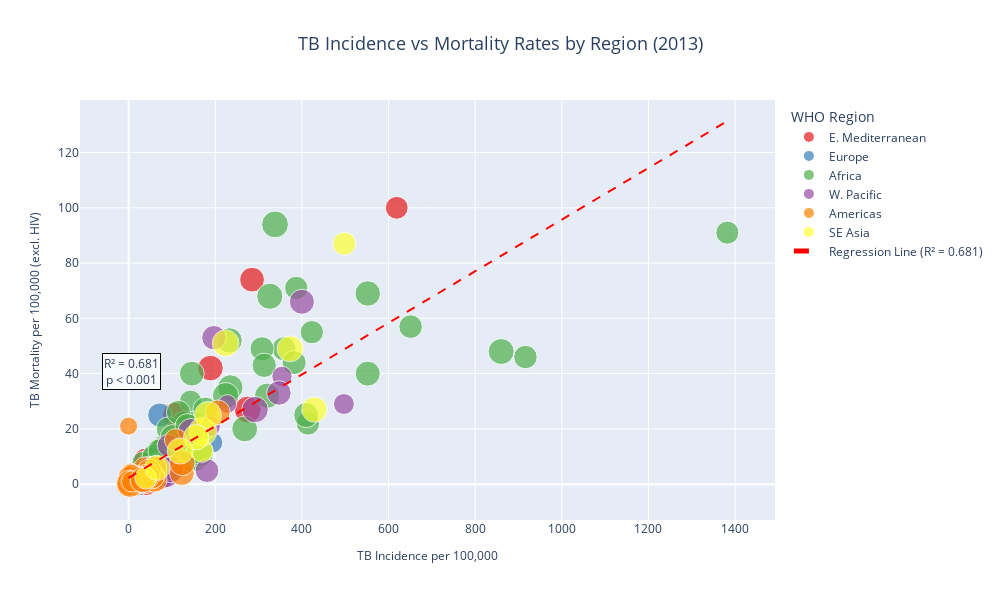

Notebook source saved alongside this figure:
### Code cell
def create_incidence_mortality_scatter(df: pd.DataFrame) -> go.Figure:
    """
    Create scatter plot of incidence vs mortality rates with regression line
    """
    # Import scipy for regression
    try:
        from scipy import stats
    except ImportError:
        print("⚠ scipy not available, creating plot without regression line")
        stats = None
    
    # Prepare data for latest year with both metrics
    latest_year = df['year'].max() 
    df_scatter = df[df['year'] == latest_year].copy()
    df_scatter = df_scatter.dropna(subset=['incidence_per100k', 'mortality_per100k_excl_hiv', 'population', 'region'])
    
    # Map region codes for better display
    region_mapping = {
        'AFR': 'Africa', 'AMR': 'Americas', 'EMR': 'E. Mediterranean',
        'EUR': 'Europe', 'SEA': 'SE Asia', 'WPR': 'W. Pacific'
    }
    df_scatter['region_full'] = df_scatter['region'].map(region_mapping).fillna(df_scatter['region'])
    
    # Create matplotlib version first
    fig_mpl, ax = plt.subplots(figsize=(12, 8))
    
    # Create scatter plot with different colors for regions
    regions = df_scatter['region_full'].unique()
    colors = plt.cm.Set1(np.linspace(0, 1, len(regions)))
    
    for i, region in enumerate(regions):
        region_data = df_scatter[df_scatter['region_full'] == region]
        sizes = np.log10(region_data['population']) * 20  # Size based on population
        ax.scatter(region_data['incidence_per100k'], region_data['mortality_per100k_excl_hiv'], 
                  c=[colors[i]], s=sizes, alpha=0.7, label=region, edgecolors='black', linewidth=0.5)
    
    # Add regression line if scipy available
    if stats:
        valid_data = df_scatter[['incidence_per100k', 'mortality_per100k_excl_hiv']].dropna()
        if len(valid_data) > 1:
            slope, intercept, r_value, p_value, std_err = stats.linregress(
                valid_data['incidence_per100k'], 
                valid_data['mortality_per100k_excl_hiv']
            )
            
            # Create regression line points
            x_range = np.linspace(valid_data['incidence_per100k'].min(), 
                                valid_data['incidence_per100k'].max(), 100)
            y_pred = slope * x_range + intercept
            
            # Plot regression line
            ax.plot(x_range, y_pred, 'r--', linewidth=2, alpha=0.8, 
                   label=f'Regression (R² = {r_value**2:.3f})')
            
            # Add R² text box
            textstr = f'R² = {r_value**2:.3f}\np < 0.001' if p_value < 0.001 else f'R² = {r_value**2:.3f}\np = {p_value:.3f}'
            props = dict(boxstyle='round', facecolor='wheat', alpha=0.8)
            ax.text(0.05, 0.95, textstr, transform=ax.transAxes, fontsize=12,
                   verticalalignment='top', bbox=props)
    
    ax.set_xlabel('TB Incidence per 100,000', fontsize=12)
    ax.set_ylabel('TB Mortality per 100,000 (excl. HIV)', fontsize=12)
    ax.set_title(f'TB Incidence vs Mortality Rates by Region ({latest_year})', fontsize=16, pad=20)
    ax.legend(bbox_to_anchor=(1.02, 1), loc='upper left')
    ax.grid(True, alpha=0.3)
    
    plt.tight_layout()
    plt.savefig('../figures/scatter_incidence_vs_deaths.png', dpi=300, bbox_inches='tight')
    plt.close()
    
    # Calculate log population for sizing in plotly
    df_scatter['log_population'] = np.log10(df_scatter['population'])
    
    # Create Plotly version for interactive display
    fig = px.scatter(
        df_scatter,
        x='incidence_per100k',
        y='mortality_per100k_excl_hiv',
        color='region_full',
        size='log_population',
        hover_name='country',
        hover_data={
            'incidence_per100k': ':.1f',
            'mortality_per100k_excl_hiv': ':.1f',
            'population': ':,',
            'log_population': False
        },
        title=f'TB Incidence vs Mortality Rates by Region ({latest_year})',
        labels={
            'incidence_per100k': 'TB Incidence per 100,000',
            'mortality_per100k_excl_hiv': 'TB Mortality per 100,000 (excl. HIV)',
            'region_full': 'WHO Region'
        },
        color_discrete_sequence=px.colors.qualitative.Set1
    )
    
    # Add regression line if scipy available
    if stats:
        valid_data = df_scatter[['incidence_per100k', 'mortality_per100k_excl_hiv']].dropna()
        if len(valid_data) > 1:
            slope, intercept, r_value, p_value, std_err = stats.linregress(
                valid_data['incidence_per100k'], 
                valid_data['mortality_per100k_excl_hiv']
            )
            
            # Create regression line points
            x_range = np.linspace(valid_data['incidence_per100k'].min(), 
                                valid_data['incidence_per100k'].max(), 100)
            y_pred = slope * x_range + intercept
            
            # Add regression line
            fig.add_trace(
                go.Scatter(
                    x=x_range,
                    y=y_pred,
                    mode='lines',
                    name=f'Regression Line (R² = {r_value**2:.3f})',
                    line=dict(color='red', width=2, dash='dash'),
                    showlegend=True
                )
            )
            
            # Add R² annotation
            fig.add_annotation(
                x=valid_data['incidence_per100k'].quantile(0.1),
                y=valid_data['mortality_per100k_excl_hiv'].quantile(0.9),
                text=f"R² = {r_value**2:.3f}<br>p < 0.001" if p_value < 0.001 else f"R² = {r_value**2:.3f}<br>p = {p_value:.3f}",
                showarrow=False,
                bgcolor="rgba(255,255,255,0.8)",
                bordercolor="black",
                borderwidth=1
            )
    
    fig.update_layout(
        title_font_size=18,
        title_x=0.5,
        xaxis_title_font_size=12,
        yaxis_title_font_size=12,
        width=1000,
        height=600,
        legend=dict(
            orientation="v",
            yanchor="top",
            y=0.99,
            xanchor="left",
            x=1.02
        )
    )
    
    # Try to save figure
    try:
        fig.write_image('../figures/scatter_incidence_vs_deaths_plotly.png', scale=3)
        print("✓ Saved matplotlib version: figures/scatter_incidence_vs_deaths.png")
        print("✓ Saved plotly version: figures/scatter_incidence_vs_deaths_plotly.png")
    except:
        fig.write_html('../figures/scatter_incidence_vs_deaths_plotly.html')
        print("✓ Saved matplotlib version: figures/scatter_incidence_vs_deaths.png") 
        print("⚠ Saved plotly as HTML: figures/scatter_incidence_vs_deaths_plotly.html")
    
    return fig

# Create and display scatter plot
fig6 = create_incidence_mortality_scatter(df_clean)
fig6.show()

### Figure 1 — Plotly figure (JSON) as saved in the notebook; plotly's stock layout.template omitted (floating-point values rounded to 4 significant figures)
{"data": [{"customdata": [[30550000.0, 7.485], [1332000.0, 6.125], [872900.0, 5.941], [82060000.0, 7.914], [77450000.0, 7.889], [33770000.0, 7.528], [7274000.0, 6.862], [3369000.0, 6.527], [4822000.0, 6.683], [6202000.0, 6.792], [33010000.0, 7.519], [3632000.0, 6.56], [182100000.0, 8.26], [2169000.0, 6.336], [28830000.0, 7.46], [10500000.0, 7.021], [37960000.0, 7.579], [21900000.0, 7.34], [11000000.0, 7.041], [9346000.0, 6.971], [4326000.0, 6.636], [24410000.0, 7.388]], "hovertemplate": "<b>%{hovertext}</b><br><br>WHO Region=E. Mediterranean<br>TB Incidence per 100,000=%{x:.1f}<br>TB Mortality per 100,000 (excl. HIV)=%{y:.1f}<br>population=%{customdata[0]:,}<extra></extra>", "hovertext": ["Afghanistan", "Bahrain", "Djibouti", "Egypt", "Iran (Islamic Republic of)", "Iraq", "Jordan", "Kuwait", "Lebanon", "Libya", "Morocco", "Oman", "Pakistan", "Qatar", "Saudi Arabia", "Somalia", "Sudan", "Syrian Arab Republic", "Tunisia", "United Arab Emirates", "West Bank and Gaza Strip", "Yemen"], "legendgroup": "E. Mediterranean", "marker": {"color": "rgb(228,26,28)", "size": [7.485, 6.125, 5.941, 7.914, 7.889, 7.528, 6.862, 6.527, 6.683, 6.792, 7.519, 6.56, 8.26, 6.336, 7.46, 7.021, 7.579, 7.34, 7.041, 6.971, 6.636, 7.388], "sizemode": "area", "sizeref": 0.02285, "symbol": "circle"}, "mode": "markers", "name": "E. Mediterranean", "orientation": "v", "showlegend": true, "type": "scatter", "x": [189.0, 18.0, 619.0, 16.0, 21.0, 45.0, 5.8, 24.0, 16.0, 40.0, 104.0, 11.0, 275.0, 40.0, 14.0, 285.0, 108.0, 17.0, 32.0, 1.8, 4.6, 48.0], "xaxis": "x", "y": [42.0, 0.72, 100.0, 0.67, 3.2, 2.3, 0.49, 0.97, 0.86, 8.7, 8.6, 0.69, 27.0, 0.12, 3.3, 74.0, 25.0, 2.1, 2.1, 0.69, 0.21, 4.1], "yaxis": "y"}, {"customdata": [[3173000.0, 6.502], [79220.0, 4.899], [2977000.0, 6.474], [8495000.0, 6.929], [9413000.0, 6.974], [9357000.0, 6.971], [11100000.0, 7.045], [3829000.0, 6.583], [7223000.0, 6.859], [4290000.0, 6.632], [1141000.0, 6.057], [10700000.0, 7.029], [5619000.0, 6.75], [1287000.0, 6.11], [5426000.0, 6.735], [64290000.0, 7.808], [4341000.0, 6.638], [82730000.0, 7.918], [11130000.0, 7.046], [56990.0, 4.756], [9955000.0, 6.998], [329500.0, 5.518], [4627000.0, 6.665], [7733000.0, 6.888], [60990000.0, 7.785], [16440000.0, 7.216], [5548000.0, 6.744], [2050000.0, 6.312], [3017000.0, 6.48], [530400.0, 5.725], [429000.0, 5.632], [37830.0, 4.578], [621400.0, 5.793], [16760000.0, 7.224], [5043000.0, 6.703], [38220000.0, 7.582], [10610000.0, 7.026], [3487000.0, 6.542], [21700000.0, 7.336], [142800000.0, 8.155], [31450.0, 4.498], [9511000.0, 6.978], [5450000.0, 6.736], [2072000.0, 6.316], [46930000.0, 7.671], [9571000.0, 6.981], [8078000.0, 6.907], [8208000.0, 6.914], [2107000.0, 6.324], [74930000.0, 7.875], [5240000.0, 6.719], [45240000.0, 7.656], [63140000.0, 7.8], [28930000.0, 7.461]], "hovertemplate": "<b>%{hovertext}</b><br><br>WHO Region=Europe<br>TB Incidence per 100,000=%{x:.1f}<br>TB Mortality per 100,000 (excl. HIV)=%{y:.1f}<br>population=%{customdata[0]:,}<extra></extra>", "hovertext": ["Albania", "Andorra", "Armenia", "Austria", "Azerbaijan", "Belarus", "Belgium", "Bosnia and Herzegovina", "Bulgaria", "Croatia", "Cyprus", "Czech Republic", "Denmark", "Estonia", "Finland", "France", "Georgia", "Germany", "Greece", "Greenland", "Hungary", "Iceland", "Ireland", "Israel", "Italy", "Kazakhstan", "Kyrgyzstan", "Latvia", "Lithuania", "Luxembourg", "Malta", "Monaco", "Montenegro", "Netherlands", "Norway", "Poland", "Portugal", "Republic of Moldova", "Romania", "Russian Federation", "San Marino", "Serbia", "Slovakia", "Slovenia", "Spain", "Sweden", "Switzerland", "Tajikistan", "The Former Yugoslav Republic of Macedonia", "Turkey", "Turkmenistan", "Ukraine", "United Kingdom of Great Britain and Northern Ireland", "Uzbekistan"], "legendgroup": "Europe", "marker": {"color": "rgb(55,126,184)", "size": [6.502, 4.899, 6.474, 6.929, 6.974, 6.971, 7.045, 6.583, 6.859, 6.632, 6.057, 7.029, 6.75, 6.11, 6.735, 7.808, 6.638, 7.918, 7.046, 4.756, 6.998, 5.518, 6.665, 6.888, 7.785, 7.216, 6.744, 6.312, 6.48, 5.725, 5.632, 4.578, 5.793, 7.224, 6.703, 7.582, 7.026, 6.542, 7.336, 8.155, 4.498, 6.978, 6.736, 6.316, 7.671, 6.981, 6.907, 6.914, 6.324, 7.875, 6.719, 7.656, 7.8, 7.461], "sizemode": "area", "sizeref": 0.02285, "symbol": "circle"}, "mode": "markers", "name": "Europe", "orientation": "v", "showlegend": true, "type": "scatter", "x": [18.0, 7.3, 49.0, 8.4, 85.0, 70.0, 9.1, 46.0, 29.0, 13.0, 5.8, 5.5, 7.0, 22.0, 5.7, 8.8, 116.0, 5.8, 5.0, 194.0, 18.0, 3.6, 8.5, 5.8, 5.7, 139.0, 141.0, 50.0, 65.0, 8.7, 11.0, 2.1, 21.0, 6.1, 8.2, 22.0, 26.0, 159.0, 87.0, 89.0, 1.5, 18.0, 7.7, 7.5, 13.0, 7.2, 6.5, 100.0, 17.0, 20.0, 72.0, 96.0, 13.0, 80.0], "xaxis": "x", "y": [0.64, 0.33, 5.7, 0.34, 3.9, 9.1, 0.16, 4.9, 2.1, 1.2, 0.2, 0.26, 0.42, 2.5, 0.32, 0.52, 7.0, 0.36, 0.69, 15.0, 0.81, 0.28, 0.4, 0.21, 0.51, 9.5, 11.0, 2.1, 8.4, 0.41, 0.36, 0.09, 0.19, 0.12, 0.09, 1.7, 1.3, 14.0, 5.4, 12.0, 0.0, 1.6, 0.64, 1.0, 0.51, 0.14, 0.21, 6.9, 1.5, 0.42, 25.0, 14.0, 0.54, 7.6], "yaxis": "y"}, {"customdata": [[39210000.0, 7.593], [21470000.0, 7.332], [10320000.0, 7.014], [2021000.0, 6.306], [16930000.0, 7.229], [10160000.0, 7.007], [498900.0, 5.698], [22250000.0, 7.347], [4616000.0, 6.664], [12830000.0, 7.108], [734900.0, 5.866], [4448000.0, 6.648], [20320000.0, 7.308], [67510000.0, 7.829], [757000.0, 5.879], [6333000.0, 6.802], [94100000.0, 7.974], [1672000.0, 6.223], [1849000.0, 6.267], [25900000.0, 7.413], [11750000.0, 7.07], [1704000.0, 6.232], [44350000.0, 7.647], [2074000.0, 6.317], [4294000.0, 6.633], [22920000.0, 7.36], [16360000.0, 7.214], [15300000.0, 7.185], [3890000.0, 6.59], [1244000.0, 6.095], [25830000.0, 7.412], [2303000.0, 6.362], [17830000.0, 7.251], [173600000.0, 8.24], [11780000.0, 7.071], [193000.0, 5.286], [14130000.0, 7.15], [92840.0, 4.968], [6092000.0, 6.785], [52780000.0, 7.722], [11300000.0, 7.053], [1250000.0, 6.097], [6817000.0, 6.834], [37580000.0, 7.575], [49250000.0, 7.692], [14540000.0, 7.163], [14150000.0, 7.151]], "hovertemplate": "<b>%{hovertext}</b><br><br>WHO Region=Africa<br>TB Incidence per 100,000=%{x:.1f}<br>TB Mortality per 100,000 (excl. HIV)=%{y:.1f}<br>population=%{customdata[0]:,}<extra></extra>", "hovertext": ["Algeria", "Angola", "Benin", "Botswana", "Burkina Faso", "Burundi", "Cabo Verde", "Cameroon", "Central African Republic", "Chad", "Comoros", "Congo", "Côte d'Ivoire", "Democratic Republic of the Congo", "Equatorial Guinea", "Eritrea", "Ethiopia", "Gabon", "Gambia", "Ghana", "Guinea", "Guinea-Bissau", "Kenya", "Lesotho", "Liberia", "Madagascar", "Malawi", "Mali", "Mauritania", "Mauritius", "Mozambique", "Namibia", "Niger", "Nigeria", "Rwanda", "Sao Tome and Principe", "Senegal", "Seychelles", "Sierra Leone", "South Africa", "South Sudan", "Swaziland", "Togo", "Uganda", "United Republic of Tanzania", "Zambia", "Zimbabwe"], "legendgroup": "Africa", "marker": {"color": "rgb(77,175,74)", "size": [7.593, 7.332, 7.014, 6.306, 7.229, 7.007, 5.698, 7.347, 6.664, 7.108, 5.866, 6.648, 7.308, 7.829, 5.879, 6.802, 7.974, 6.223, 6.267, 7.413, 7.07, 6.232, 7.647, 6.317, 6.633, 7.36, 7.214, 7.185, 6.59, 6.095, 7.412, 6.362, 7.251, 8.24, 7.071, 5.286, 7.15, 4.968, 6.785, 7.722, 7.053, 6.097, 6.834, 7.575, 7.692, 7.163, 7.151], "sizemode": "area", "sizeref": 0.02285, "symbol": "circle"}, "mode": "markers", "name": "Africa", "orientation": "v", "showlegend": true, "type": "scatter", "x": [81.0, 320.0, 70.0, 414.0, 54.0, 128.0, 143.0, 235.0, 359.0, 151.0, 34.0, 382.0, 170.0, 326.0, 144.0, 92.0, 224.0, 423.0, 173.0, 66.0, 177.0, 387.0, 268.0, 916.0, 308.0, 233.0, 156.0, 60.0, 115.0, 21.0, 552.0, 651.0, 102.0, 338.0, 69.0, 91.0, 136.0, 30.0, 313.0, 860.0, 146.0, 1382.0, 73.0, 166.0, 164.0, 410.0, 552.0], "xaxis": "x", "y": [13.0, 32.0, 12.0, 22.0, 8.9, 22.0, 30.0, 35.0, 49.0, 22.0, 7.8, 44.0, 20.0, 68.0, 8.8, 20.0, 32.0, 55.0, 20.0, 4.4, 27.0, 71.0, 20.0, 46.0, 49.0, 52.0, 9.3, 10.0, 26.0, 1.2, 69.0, 57.0, 17.0, 94.0, 6.9, 9.3, 21.0, 1.5, 43.0, 48.0, 40.0, 91.0, 12.0, 11.0, 12.0, 25.0, 40.0], "yaxis": "y"}, {"customdata": [[55160.0, 4.742], [23340000.0, 7.368], [417800.0, 5.621], [15140000.0, 7.18], [1386000000.0, 9.142], [7204000.0, 6.858], [566400.0, 5.753], [20630.0, 4.314], [881100.0, 5.945], [276800.0, 5.442], [165100.0, 5.218], [127100000.0, 8.104], [102400.0, 5.01], [6770000.0, 6.831], [29720000.0, 7.473], [52630.0, 4.721], [103500.0, 5.015], [2839000.0, 6.453], [10050.0, 4.002], [256500.0, 5.409], [4506000.0, 6.654], [1344.0, 3.128], [53860.0, 4.731], [20920.0, 4.321], [7321000.0, 6.865], [98390000.0, 7.993], [49260000.0, 7.693], [190400.0, 5.28], [5412000.0, 6.733], [561200.0, 5.749], [1195.0, 3.077], [105300.0, 5.023], [9876.0, 3.995], [252800.0, 5.403], [91680000.0, 7.962], [13270.0, 4.123]], "hovertemplate": "<b>%{hovertext}</b><br><br>WHO Region=W. Pacific<br>TB Incidence per 100,000=%{x:.1f}<br>TB Mortality per 100,000 (excl. HIV)=%{y:.1f}<br>population=%{customdata[0]:,}<extra></extra>", "hovertext": ["American Samoa", "Australia", "Brunei Darussalam", "Cambodia", "China", "China, Hong Kong SAR", "China, Macao SAR", "Cook Islands", "Fiji", "French Polynesia", "Guam", "Japan", "Kiribati", "Lao People's Democratic Republic", "Malaysia", "Marshall Islands", "Micronesia (Federated States of)", "Mongolia", "Nauru", "New Caledonia", "New Zealand", "Niue", "Northern Mariana Islands", "Palau", "Papua New Guinea", "Philippines", "Republic of Korea", "Samoa", "Singapore", "Solomon Islands", "Tokelau", "Tonga", "Tuvalu", "Vanuatu", "Viet Nam", "Wallis and Futuna Islands"], "legendgroup": "W. Pacific", "marker": {"color": "rgb(152,78,163)", "size": [4.742, 7.368, 5.621, 7.18, 9.142, 6.858, 5.753, 4.314, 5.945, 5.442, 5.218, 8.104, 5.01, 6.831, 7.473, 4.721, 5.015, 6.453, 4.002, 5.409, 6.654, 3.128, 4.731, 4.321, 6.865, 7.993, 7.693, 5.28, 6.733, 5.749, 3.077, 5.023, 3.995, 5.403, 7.962, 4.123], "sizemode": "area", "sizeref": 0.02285, "symbol": "circle"}, "mode": "markers", "name": "W. Pacific", "orientation": "v", "showlegend": true, "type": "scatter", "x": [7.2, 6.2, 58.0, 400.0, 70.0, 76.0, 88.0, 11.0, 57.0, 22.0, 33.0, 18.0, 497.0, 197.0, 99.0, 354.0, 188.0, 181.0, 47.0, 19.0, 7.3, 0.0, 70.0, 44.0, 347.0, 292.0, 97.0, 18.0, 47.0, 92.0, 0.0, 13.0, 228.0, 62.0, 144.0, 8.7], "xaxis": "x", "y": [0.64, 0.19, 3.0, 66.0, 3.0, 2.6, 2.8, 2.0, 4.2, 1.8, 1.3, 1.7, 29.0, 53.0, 5.8, 39.0, 21.0, 4.9, 6.7, 1.1, 0.14, 0.52, 6.4, 1.7, 33.0, 27.0, 5.2, 3.2, 1.7, 14.0, 0.0, 2.4, 29.0, 6.3, 19.0, 2.3], "yaxis": "y"}, {"customdata": [[14300.0, 4.155], [89980.0, 4.954], [41450000.0, 7.617], [102900.0, 5.012], [377400.0, 5.577], [284600.0, 5.454], [331900.0, 5.521], [65340.0, 4.815], [10670000.0, 7.028], [19130.0, 4.282], [200400000.0, 8.302], [28340.0, 4.452], [35180000.0, 7.546], [58440.0, 4.767], [17620000.0, 7.246], [48320000.0, 7.684], [4872000.0, 6.688], [11270000.0, 7.052], [158800.0, 5.201], [72000.0, 4.857], [10400000.0, 7.017], [15740000.0, 7.197], [6340000.0, 6.802], [105900.0, 5.025], [15470000.0, 7.189], [799600.0, 5.903], [10320000.0, 7.014], [8098000.0, 6.908], [2784000.0, 6.445], [122300000.0, 8.088], [5091.0, 3.707], [6080000.0, 6.784], [3864000.0, 6.587], [6802000.0, 6.833], [30380000.0, 7.483], [3688000.0, 6.567], [54190.0, 4.734], [182300.0, 5.261], [109400.0, 5.039], [45230.0, 4.655], [539300.0, 5.732], [1341000.0, 6.127], [33100.0, 4.52], [320100000.0, 8.505], [3407000.0, 6.532], [106600.0, 5.028], [30410000.0, 7.483]], "hovertemplate": "<b>%{hovertext}</b><br><br>WHO Region=Americas<br>TB Incidence per 100,000=%{x:.1f}<br>TB Mortality per 100,000 (excl. HIV)=%{y:.1f}<br>population=%{customdata[0]:,}<extra></extra>", "hovertext": ["Anguilla", "Antigua and Barbuda", "Argentina", "Aruba", "Bahamas", "Barbados", "Belize", "Bermuda", "Bolivia (Plurinational State of)", "Bonaire, Saint Eustatius and Saba", "Brazil", "British Virgin Islands", "Canada", "Cayman Islands", "Chile", "Colombia", "Costa Rica", "Cuba", "Curaçao", "Dominica", "Dominican Republic", "Ecuador", "El Salvador", "Grenada", "Guatemala", "Guyana", "Haiti", "Honduras", "Jamaica", "Mexico", "Montserrat", "Nicaragua", "Panama", "Paraguay", "Peru", "Puerto Rico", "Saint Kitts and Nevis", "Saint Lucia", "Saint Vincent and the Grenadines", "Sint Maarten (Dutch part)", "Suriname", "Trinidad and Tobago", "Turks and Caicos Islands", "United States of America", "Uruguay", "US Virgin Islands", "Venezuela (Bolivarian Republic of)"], "legendgroup": "Americas", "marker": {"color": "rgb(255,127,0)", "size": [4.155, 4.954, 7.617, 5.012, 5.577, 5.454, 5.521, 4.815, 7.028, 4.282, 8.302, 4.452, 7.546, 4.767, 7.246, 7.684, 6.688, 7.052, 5.201, 4.857, 7.017, 7.197, 6.802, 5.025, 7.189, 5.903, 7.014, 6.908, 6.445, 8.088, 3.707, 6.784, 6.587, 6.833, 7.483, 6.567, 4.734, 5.261, 5.039, 4.655, 5.732, 6.127, 4.52, 8.505, 6.532, 5.028, 7.483], "sizemode": "area", "sizeref": 0.02285, "symbol": "circle"}, "mode": "markers", "name": "Americas", "orientation": "v", "showlegend": true, "type": "scatter", "x": [21.0, 13.0, 24.0, 12.0, 9.8, 1.4, 37.0, 0.0, 123.0, 0.0, 46.0, 4.1, 5.0, 9.8, 16.0, 32.0, 11.0, 9.3, 1.4, 4.8, 60.0, 56.0, 39.0, 4.1, 60.0, 109.0, 206.0, 54.0, 6.5, 21.0, 0.0, 55.0, 48.0, 44.0, 124.0, 1.6, 0.0, 5.7, 24.0, 5.1, 39.0, 21.0, 6.9, 3.3, 30.0, 7.7, 33.0], "xaxis": "x", "y": [0.0, 1.4, 1.4, 0.45, 0.48, 0.69, 5.9, 0.02, 4.0, 0.0, 2.2, 4.1, 0.18, 0.0, 1.2, 1.6, 0.67, 0.33, 0.12, 3.7, 5.7, 2.0, 0.97, 1.1, 1.6, 16.0, 26.0, 2.9, 0.62, 1.8, 21.0, 2.7, 4.8, 2.9, 7.7, 0.29, 2.9, 1.2, 2.8, 0.42, 2.2, 2.2, 3.5, 0.15, 1.2, 0.97, 1.6], "yaxis": "y"}, {"customdata": [[156600000.0, 8.195], [753900.0, 5.877], [24900000.0, 7.396], [1252000000.0, 9.098], [249900000.0, 8.398], [345000.0, 5.538], [53260000.0, 7.726], [27800000.0, 7.444], [21270000.0, 7.328], [67010000.0, 7.826], [1133000.0, 6.054]], "hovertemplate": "<b>%{hovertext}</b><br><br>WHO Region=SE Asia<br>TB Incidence per 100,000=%{x:.1f}<br>TB Mortality per 100,000 (excl. HIV)=%{y:.1f}<br>population=%{customdata[0]:,}<extra></extra>", "hovertext": ["Bangladesh", "Bhutan", "Democratic People's Republic of Korea", "India", "Indonesia", "Maldives", "Myanmar", "Nepal", "Sri Lanka", "Thailand", "Timor-Leste"], "legendgroup": "SE Asia", "marker": {"color": "rgb(255,255,51)", "size": [8.195, 5.877, 7.396, 9.098, 8.398, 5.538, 7.726, 7.444, 7.328, 7.826, 6.054], "sizemode": "area", "sizeref": 0.02285, "symbol": "circle"}, "mode": "markers", "name": "SE Asia", "orientation": "v", "showlegend": true, "type": "scatter", "x": [224.0, 169.0, 429.0, 171.0, 183.0, 40.0, 373.0, 156.0, 66.0, 119.0, 498.0], "xaxis": "x", "y": [51.0, 12.0, 27.0, 19.0, 25.0, 2.2, 49.0, 17.0, 5.9, 12.0, 87.0], "yaxis": "y"}, {"line": {"color": "red", "dash": "dash", "width": 2}, "mode": "lines", "name": "Regression Line (R² = 0.681)", "showlegend": true, "type": "scatter", "x": [0.0, 13.96, 27.92, 41.88, 55.84, 69.8, 83.76, 97.72, 111.7, 125.6, 139.6, 153.6, 167.5, 181.5, 195.4, 209.4, 223.4, 237.3, 251.3, 265.2, 279.2, 293.2, 307.1, 321.1, 335.0, 349.0, 362.9, 376.9, 390.9, 404.8, 418.8, 432.7, 446.7, 460.7, 474.6, 488.6, 502.5, 516.5, 530.5, 544.4, 558.4, 572.3, 586.3, 600.3, 614.2, 628.2, 642.1, 656.1, 670.1, 684.0, 698.0, 711.9, 725.9, 739.9, 753.8, 767.8, 781.7, 795.7, 809.7, 823.6, 837.6, 851.5, 865.5, 879.5, 893.4, 907.4, 921.3, 935.3, 949.3, 963.2, 977.2, 991.1, 1005.0, 1019.0, 1033.0, 1047.0, 1061.0, 1075.0, 1089.0, 1103.0, 1117.0, 1131.0, 1145.0, 1159.0, 1173.0, 1187.0, 1201.0, 1214.0, 1228.0, 1242.0, 1256.0, 1270.0, 1284.0, 1298.0, 1312.0, 1326.0, 1340.0, 1354.0, 1368.0, 1382.0], "y": [2.309, 3.613, 4.917, 6.221, 7.525, 8.829, 10.13, 11.44, 12.74, 14.04, 15.35, 16.65, 17.96, 19.26, 20.56, 21.87, 23.17, 24.48, 25.78, 27.09, 28.39, 29.69, 31.0, 32.3, 33.61, 34.91, 36.21, 37.52, 38.82, 40.13, 41.43, 42.73, 44.04, 45.34, 46.65, 47.95, 49.25, 50.56, 51.86, 53.17, 54.47, 55.77, 57.08, 58.38, 59.69, 60.99, 62.29, 63.6, 64.9, 66.21, 67.51, 68.81, 70.12, 71.42, 72.73, 74.03, 75.33, 76.64, 77.94, 79.25, 80.55, 81.85, 83.16, 84.46, 85.77, 87.07, 88.37, 89.68, 90.98, 92.29, 93.59, 94.89, 96.2, 97.5, 98.81, 100.1, 101.4, 102.7, 104.0, 105.3, 106.6, 107.9, 109.2, 110.5, 111.8, 113.1, 114.5, 115.8, 117.1, 118.4, 119.7, 121.0, 122.3, 123.6, 124.9, 126.2, 127.5, 128.8, 130.1, 131.4]}], "layout": {"annotations": [{"bgcolor": "rgba(255,255,255,0.8)", "bordercolor": "black", "borderwidth": 1, "showarrow": false, "text": "R² = 0.681<br>p < 0.001", "x": 5.62, "y": 40.8}], "height": 600, "legend": {"itemsizing": "constant", "orientation": "v", "title": {"text": "WHO Region"}, "tracegroupgap": 0, "x": 1.02, "xanchor": "left", "y": 0.99, "yanchor": "top"}, "title": {"font": {"size": 18}, "text": "TB Incidence vs Mortality Rates by Region (2013)", "x": 0.5}, "width": 1000, "xaxis": {"anchor": "y", "domain": [0, 1], "title": {"font": {"size": 12}, "text": "TB Incidence per 100,000"}}, "yaxis": {"anchor": "x", "domain": [0, 1], "title": {"font": {"size": 12}, "text": "TB Mortality per 100,000 (excl. HIV)"}}}}
